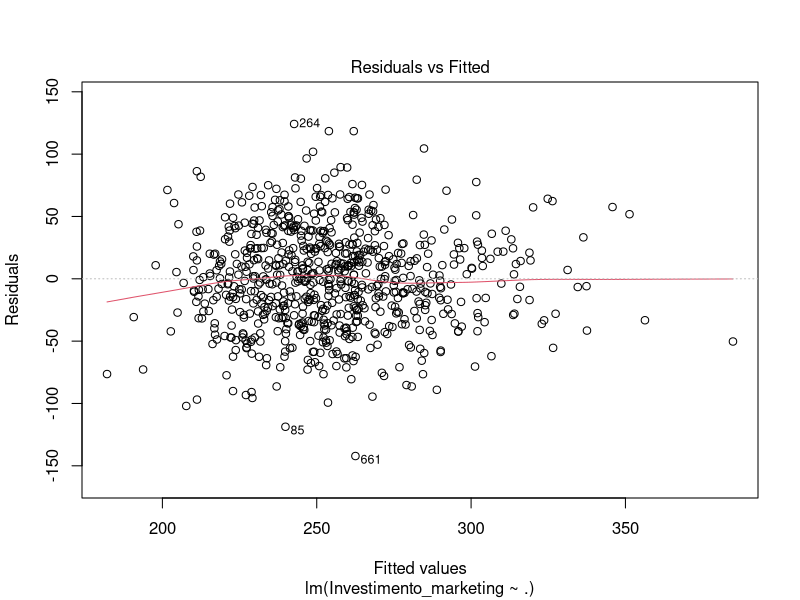
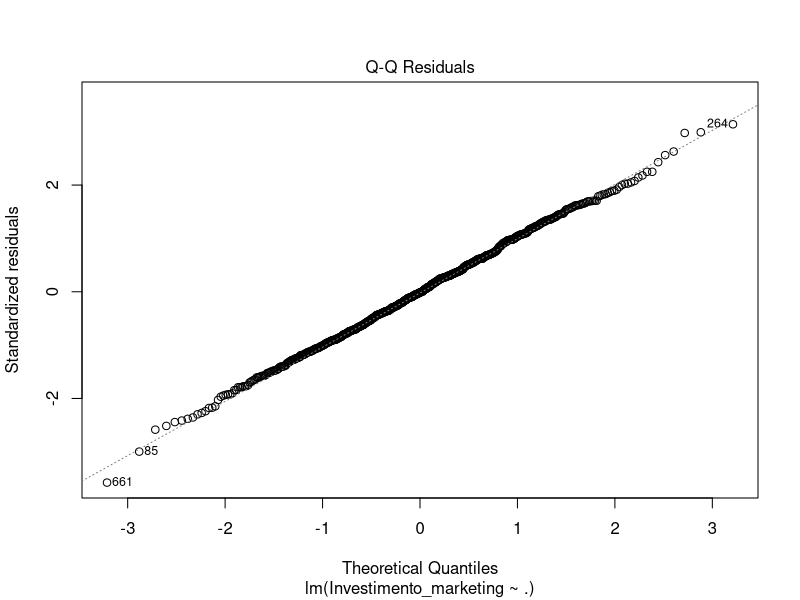
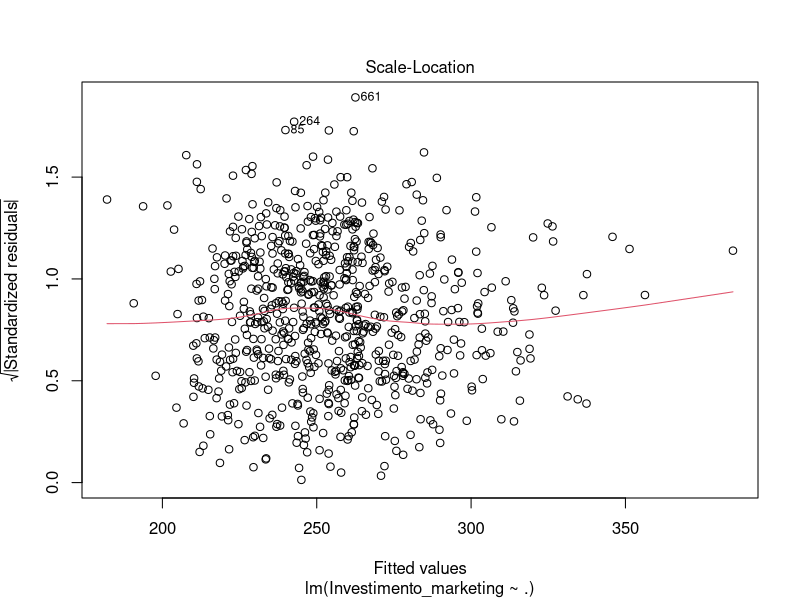
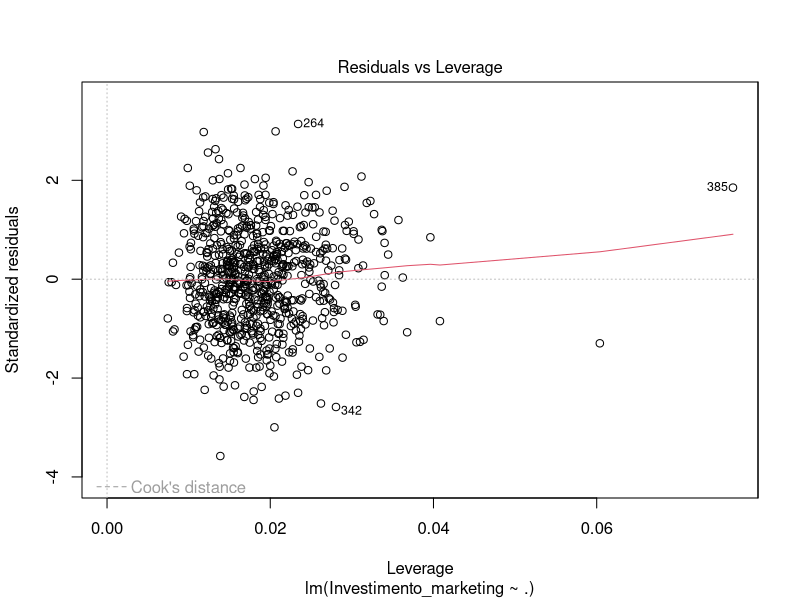

R code for these plots, in order:
# install.packages("readxl")
library("readxl")

# 1. Ler o arquivo Excel (primeira planilha por padrão)
df <- read_excel("dados_projeto.xlsx")
df <- na.omit(df)
num_cols <- sapply(df, is.numeric)
df <- df[apply(df[, num_cols], 1, function(row) all(row >= 0)), ]
print(nrow(df))


# 2. Ajustar modelo MRLM (todas as variáveis menos a resposta como preditoras)
modelo <- lm(Investimento_marketing ~ ., data=df)

plot(modelo)

all <- lm(Investimento_marketing ~ ., data=df)
backward <- step(all, direction='backward', scope=formula(all), trace=1)